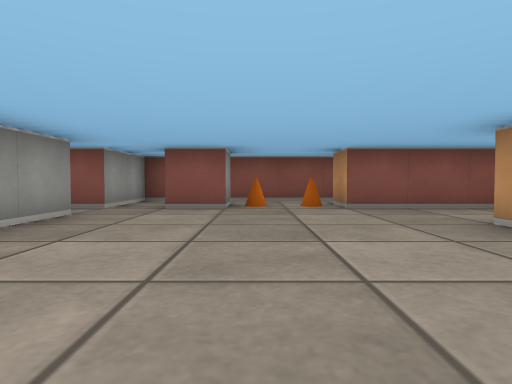
[1] (above)

16 first-person views from a walk through a cub3D maze. The camera is about half as high as the walls, tilts 2° down and sees 75° across. The floor is counted in squares. Each view is taken from the middle of a square. On the plan, view 1 faces up. The plan holds only what a view shows up to about 9 squares ahead; the rest is blank.

[2]
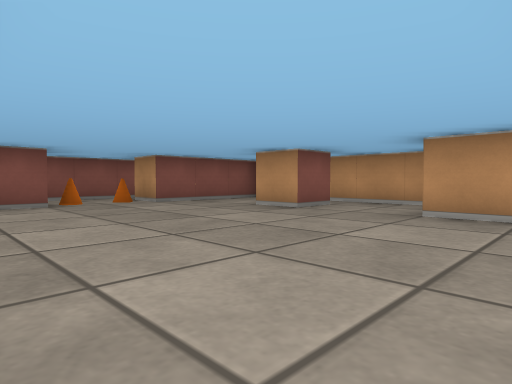

[3]
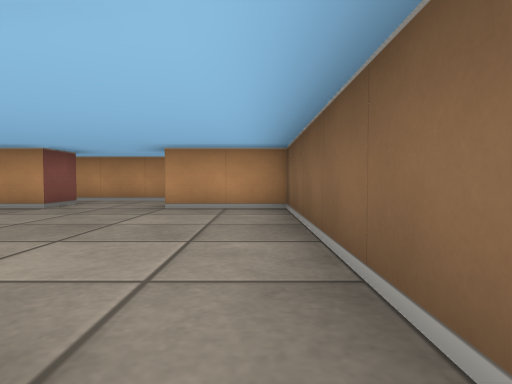

[4]
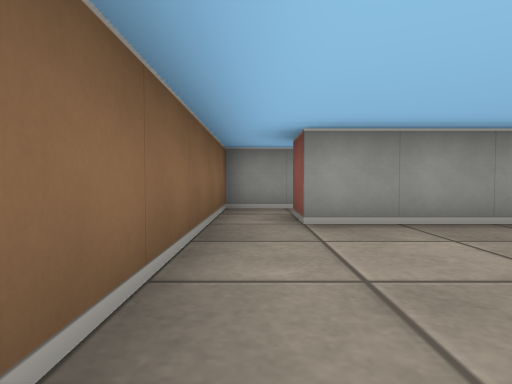

[5]
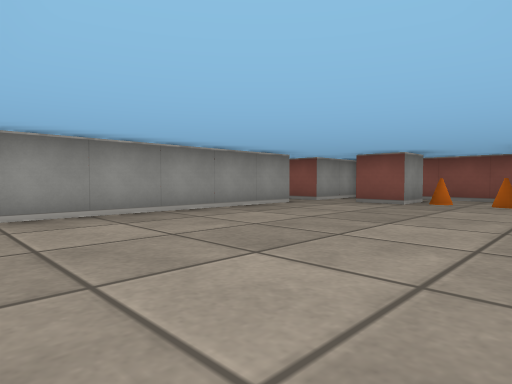

[6]
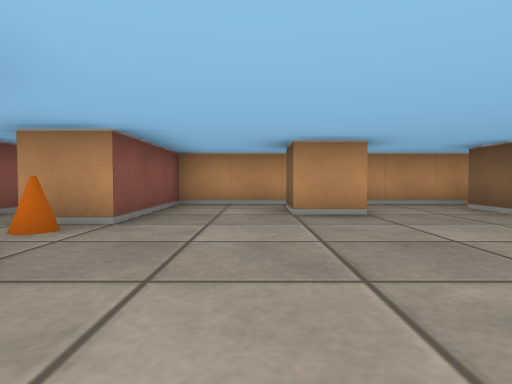

[7]
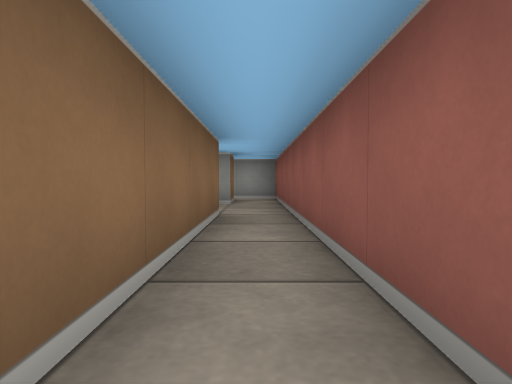

[8]
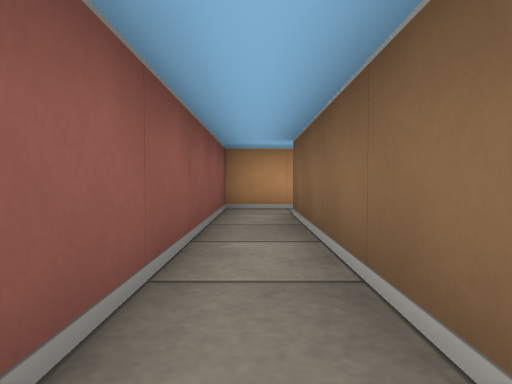

[9]
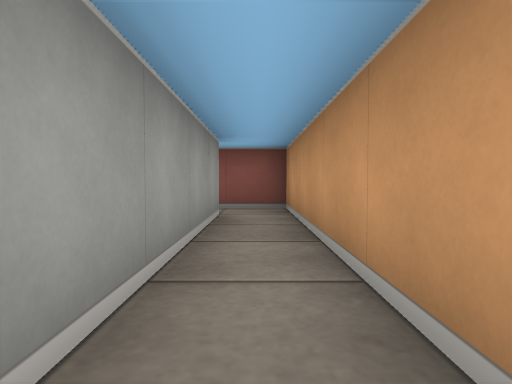

[10]
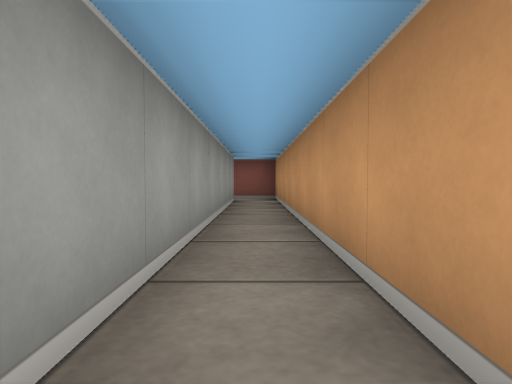

[11]
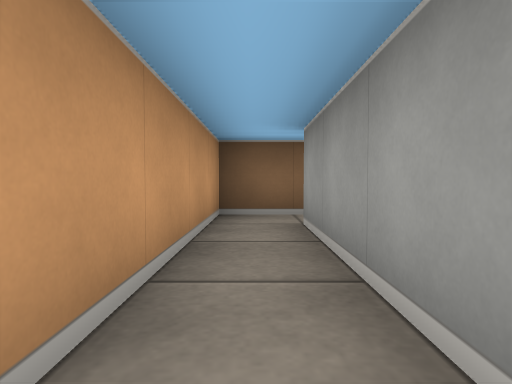

[12]
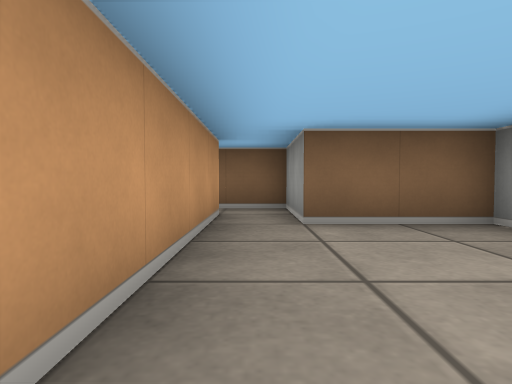

[13]
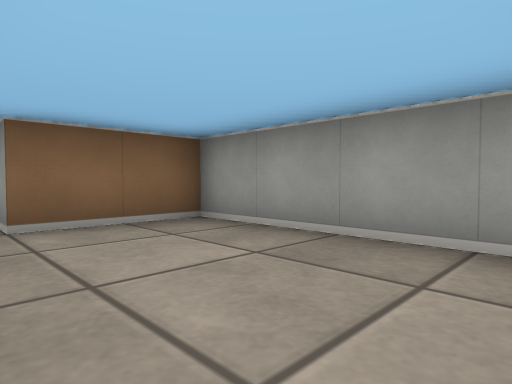

[14]
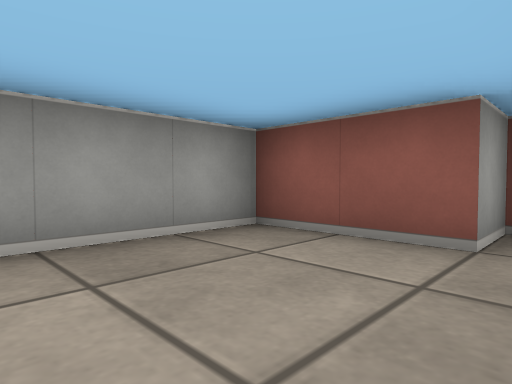

[15]
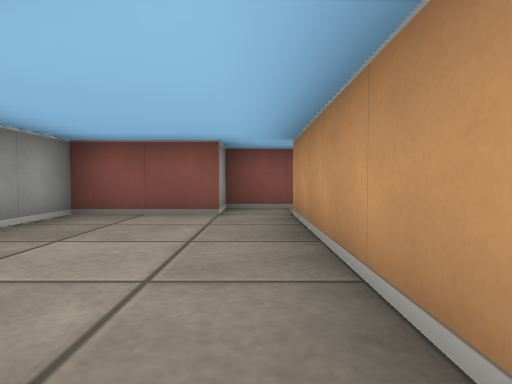

[16]
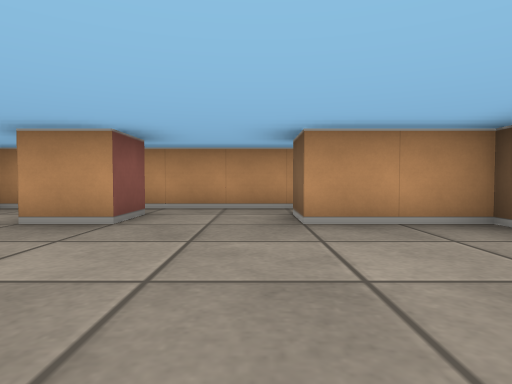

### Floor plan
Points are (right, up) in squares from view 1. A wall is a line through its corners. A room is listed if a view was taken in it or the views show most of it. See-through windows are left out.
Room 1 (views 1, 2, 4, 5, 6, 8, 16)
walls: (3.6, 2.5) (2.5, 2.5) (2.5, 3.5) (3.4, 3.5); (-2.5, 4.5) (-2.5, -0.5); (-1.4, 6.5) (-0.5, 6.5) (-0.5, 5.5) (-1.5, 5.5); (4.5, -0.2) (4.5, 5.5) (1.5, 5.5) (1.5, 6.5) (5.5, 6.5); (-2.5, -1.5) (2.5, -1.5) (2.5, 0.5) (3.5, 0.5); (5.5, 7.5) (-2.5, 7.5) (-2.5, 5.5)
ways out: opening at (-3, -1) to room 2; opening at (5, 7) to room 3; opening at (-3, 5) to room 4
objects: cone (0, 6); cone (1, 6)
Room 2 (view 3)
walls: (-4.5, -0.5) (-4.5, -1.5) (-2.5, -1.5); (-2.5, -0.5) (-3.5, -0.5)
ways out: opening at (-3, -1) to room 1; opening at (-4, 0) to room 4
Room 3 (views 7, 9, 10, 11)
walls: (5.5, 6.5) (5.5, -0.5); (5.2, -1.5) (6.5, -1.5) (6.5, 7.5) (5.5, 7.5)
ways out: opening at (5, 7) to room 1; opening at (5, -1)
Room 4 (views 12, 13, 14, 15)
walls: (-2.5, 5.5) (-4.5, 5.5) (-4.5, 4.5) (-6.5, 4.5) (-6.5, 0.5) (-4.5, 0.5) (-4.5, -0.5); (-3.5, -0.5) (-3.5, 4.5)
ways out: opening at (-3, 5) to room 1; opening at (-4, 0) to room 2

Positions as (right, up) in squares from view 1, and headings:
1: (0, 0), facing up
2: (-2, -1), facing up-right
3: (-3, -1), facing right
4: (1, -1), facing left
5: (2, -1), facing up-left
6: (-2, 4), facing right
7: (6, 7), facing left
8: (1, 7), facing right
9: (6, 2), facing up
10: (6, -1), facing up
11: (6, 3), facing down
12: (-4, 4), facing down
13: (-4, 4), facing down-left
14: (-4, 2), facing up-left
15: (-4, 0), facing up
16: (-1, 1), facing right
